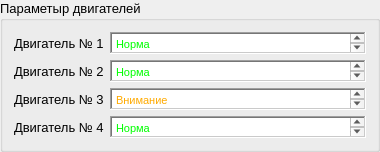
                    <widget class="QGroupBox" name="groupBox_10">
                     <property name="maximumSize">
                      <size>
                       <width>16777215</width>
                       <height>185</height>
                      </size>
                     </property>
                     <property name="font">
                      <font>
                       <pointsize>10</pointsize>
                      </font>
                     </property>
                     <property name="title">
                      <string>Параметыр двигателей</string>
                     </property>
                     <layout class="QVBoxLayout" name="verticalLayout_23">
                      <item>
                       <layout class="QHBoxLayout" name="horizontalLayout_31">
                        <item>
                         <widget class="QLabel" name="label_19">
                          <property name="text">
                           <string>Двигатель № 1</string>
                          </property>
                         </widget>
                        </item>
                        <item>
                         <widget class="QTextEdit" name="textEdit_2">
                          <property name="maximumSize">
                           <size>
                            <width>16777215</width>
                            <height>22</height>
                           </size>
                          </property>
                          <property name="frameShape">
                           <enum>QFrame::WinPanel</enum>
                          </property>
                          <property name="frameShadow">
                           <enum>QFrame::Sunken</enum>
                          </property>
                          <property name="html">
                           <string>&lt;!DOCTYPE HTML PUBLIC &quot;-//W3C//DTD HTML 4.0//EN&quot; &quot;http://www.w3.org/TR/REC-html40/strict.dtd&quot;&gt;
&lt;html&gt;&lt;head&gt;&lt;meta name=&quot;qrichtext&quot; content=&quot;1&quot; /&gt;&lt;meta charset=&quot;utf-8&quot; /&gt;&lt;style type=&quot;text/css&quot;&gt;
p, li { white-space: pre-wrap; }
hr { height: 1px; border-width: 0; }
li.unchecked::marker { content: &quot;\2610&quot;; }
li.checked::marker { content: &quot;\2612&quot;; }
&lt;/style&gt;&lt;/head&gt;&lt;body style=&quot; font-family:'Segoe UI'; font-size:10pt; font-weight:400; font-style:normal;&quot;&gt;
&lt;p style=&quot; margin-top:0px; margin-bottom:0px; margin-left:0px; margin-right:0px; -qt-block-indent:0; text-indent:0px;&quot;&gt;&lt;span style=&quot; font-family:'MS Shell Dlg 2'; font-size:8.25pt; color:#00ff00;&quot;&gt;Норма&lt;/span&gt;&lt;/p&gt;&lt;/body&gt;&lt;/html&gt;</string>
                          </property>
                         </widget>
                        </item>
                       </layout>
                      </item>
                      <item>
                       <layout class="QHBoxLayout" name="horizontalLayout_34">
                        <item>
                         <widget class="QLabel" name="label_22">
                          <property name="text">
                           <string>Двигатель № 2</string>
                          </property>
                         </widget>
                        </item>
                        <item>
                         <widget class="QTextEdit" name="textEdit_3">
                          <property name="maximumSize">
                           <size>
                            <width>16777215</width>
                            <height>22</height>
                           </size>
                          </property>
                          <property name="frameShape">
                           <enum>QFrame::WinPanel</enum>
                          </property>
                          <property name="frameShadow">
                           <enum>QFrame::Sunken</enum>
                          </property>
                          <property name="html">
                           <string>&lt;!DOCTYPE HTML PUBLIC &quot;-//W3C//DTD HTML 4.0//EN&quot; &quot;http://www.w3.org/TR/REC-html40/strict.dtd&quot;&gt;
&lt;html&gt;&lt;head&gt;&lt;meta name=&quot;qrichtext&quot; content=&quot;1&quot; /&gt;&lt;meta charset=&quot;utf-8&quot; /&gt;&lt;style type=&quot;text/css&quot;&gt;
p, li { white-space: pre-wrap; }
hr { height: 1px; border-width: 0; }
li.unchecked::marker { content: &quot;\2610&quot;; }
li.checked::marker { content: &quot;\2612&quot;; }
&lt;/style&gt;&lt;/head&gt;&lt;body style=&quot; font-family:'Segoe UI'; font-size:10pt; font-weight:400; font-style:normal;&quot;&gt;
&lt;p style=&quot; margin-top:0px; margin-bottom:0px; margin-left:0px; margin-right:0px; -qt-block-indent:0; text-indent:0px;&quot;&gt;&lt;span style=&quot; font-family:'MS Shell Dlg 2'; font-size:8.25pt; color:#00ff00;&quot;&gt;Норма&lt;/span&gt;&lt;/p&gt;&lt;/body&gt;&lt;/html&gt;</string>
                          </property>
                         </widget>
                        </item>
                       </layout>
                      </item>
                      <item>
                       <layout class="QHBoxLayout" name="horizontalLayout_32">
                        <item>
                         <widget class="QLabel" name="label_20">
                          <property name="text">
                           <string>Двигатель № 3</string>
                          </property>
                         </widget>
                        </item>
                        <item>
                         <widget class="QTextEdit" name="textEdit_4">
                          <property name="maximumSize">
                           <size>
                            <width>16777215</width>
                            <height>22</height>
                           </size>
                          </property>
                          <property name="frameShape">
                           <enum>QFrame::WinPanel</enum>
                          </property>
                          <property name="frameShadow">
                           <enum>QFrame::Sunken</enum>
                          </property>
                          <property name="html">
                           <string>&lt;!DOCTYPE HTML PUBLIC &quot;-//W3C//DTD HTML 4.0//EN&quot; &quot;http://www.w3.org/TR/REC-html40/strict.dtd&quot;&gt;
&lt;html&gt;&lt;head&gt;&lt;meta name=&quot;qrichtext&quot; content=&quot;1&quot; /&gt;&lt;meta charset=&quot;utf-8&quot; /&gt;&lt;style type=&quot;text/css&quot;&gt;
p, li { white-space: pre-wrap; }
hr { height: 1px; border-width: 0; }
li.unchecked::marker { content: &quot;\2610&quot;; }
li.checked::marker { content: &quot;\2612&quot;; }
&lt;/style&gt;&lt;/head&gt;&lt;body style=&quot; font-family:'Segoe UI'; font-size:10pt; font-weight:400; font-style:normal;&quot;&gt;
&lt;p style=&quot; margin-top:0px; margin-bottom:0px; margin-left:0px; margin-right:0px; -qt-block-indent:0; text-indent:0px;&quot;&gt;&lt;span style=&quot; font-family:'MS Shell Dlg 2'; font-size:8.25pt; color:#ffaa00;&quot;&gt;Внимание&lt;/span&gt;&lt;/p&gt;&lt;/body&gt;&lt;/html&gt;</string>
                          </property>
                         </widget>
                        </item>
                       </layout>
                      </item>
                      <item>
                       <layout class="QHBoxLayout" name="horizontalLayout_33">
                        <item>
                         <widget class="QLabel" name="label_21">
                          <property name="text">
                           <string>Двигатель № 4</string>
                          </property>
                         </widget>
                        </item>
                        <item>
                         <widget class="QTextEdit" name="textEdit_5">
                          <property name="maximumSize">
                           <size>
                            <width>16777215</width>
                            <height>22</height>
                           </size>
                          </property>
                          <property name="frameShape">
                           <enum>QFrame::WinPanel</enum>
                          </property>
                          <property name="frameShadow">
                           <enum>QFrame::Sunken</enum>
                          </property>
                          <property name="html">
                           <string>&lt;!DOCTYPE HTML PUBLIC &quot;-//W3C//DTD HTML 4.0//EN&quot; &quot;http://www.w3.org/TR/REC-html40/strict.dtd&quot;&gt;
&lt;html&gt;&lt;head&gt;&lt;meta name=&quot;qrichtext&quot; content=&quot;1&quot; /&gt;&lt;meta charset=&quot;utf-8&quot; /&gt;&lt;style type=&quot;text/css&quot;&gt;
p, li { white-space: pre-wrap; }
hr { height: 1px; border-width: 0; }
li.unchecked::marker { content: &quot;\2610&quot;; }
li.checked::marker { content: &quot;\2612&quot;; }
&lt;/style&gt;&lt;/head&gt;&lt;body style=&quot; font-family:'Segoe UI'; font-size:10pt; font-weight:400; font-style:normal;&quot;&gt;
&lt;p style=&quot; margin-top:0px; margin-bottom:0px; margin-left:0px; margin-right:0px; -qt-block-indent:0; text-indent:0px;&quot;&gt;&lt;span style=&quot; font-family:'MS Shell Dlg 2'; font-size:8.25pt; color:#00ff00;&quot;&gt;Норма&lt;/span&gt;&lt;/p&gt;&lt;/body&gt;&lt;/html&gt;</string>
                          </property>
                         </widget>
                        </item>
                       </layout>
                      </item>
                     </layout>
                    </widget>
